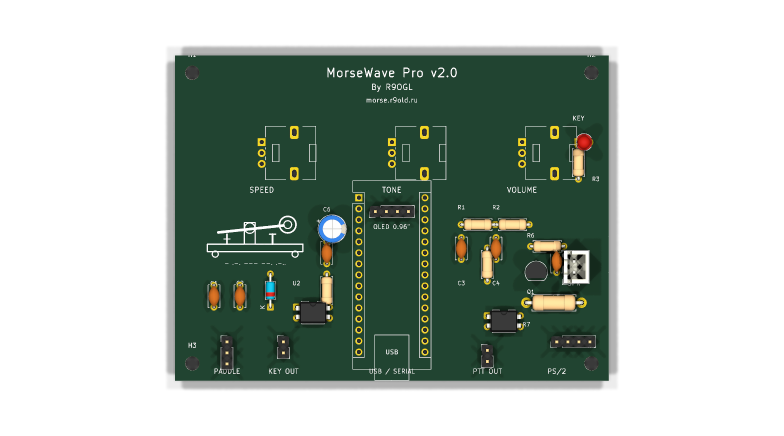
#> input picture hardware/MorseWave_Pro/MorseWave_Pro_3D.png, 1568 x 872 px, found by its file name (shown at 1/2 size); its folder holds only this picture in this run
$ python create_3d_pdf.py
#> lines starting #> are read from the running program, lines starting #| are printed output that depends on the picture
"""
Compiles 3D render views into a high-resolution, multi-page presentation PDF:
hardware/MorseWave_Pro/MorseWave_Pro_3D_Views.pdf
"""
import os
from PIL import Image, ImageDraw, ImageFont

BASE_DIR = r"e:\dev\morse-trainer\hardware\MorseWave_Pro"
PDF_PATH = os.path.join(BASE_DIR, "MorseWave_Pro_3D_Views.pdf")

# Page dimensions (A4 Landscape at 150 DPI: 1754 x 1240 px)
PAGE_W = 1754
PAGE_H = 1240

def get_font(size, bold=False):
    font_file = "arialbd.ttf" if bold else "arial.ttf"
    font_path = os.path.join(r"C:\Windows\Fonts", font_file)
    try:
        return ImageFont.truetype(font_path, size)
    except:
        return ImageFont.load_default()

def create_page(img_filename, title, subtitle, caption):
#> called with img_filename = 'MorseWave_Pro_3D.png'
    page = Image.new("RGB", (PAGE_W, PAGE_H), color=(20, 24, 28))
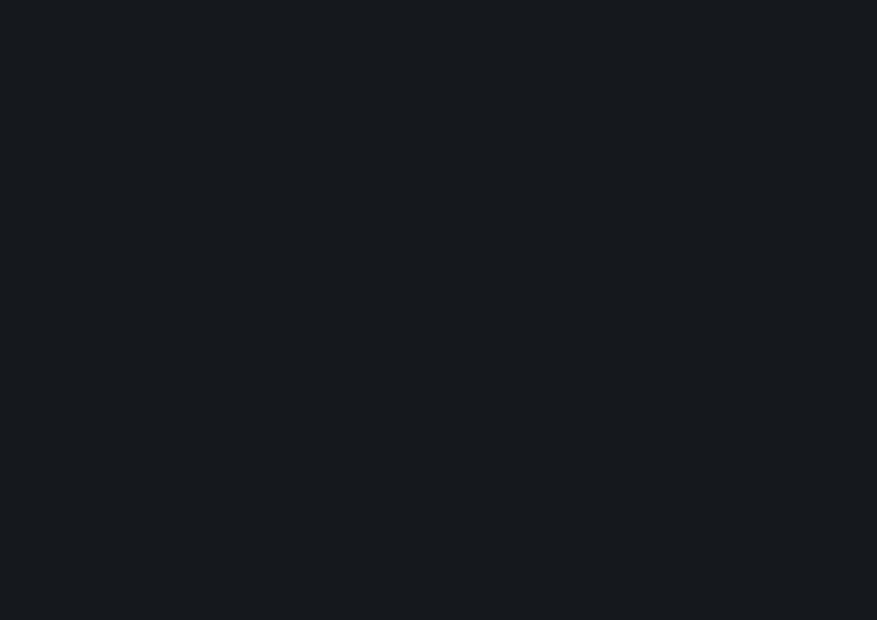
#> page: PIL image 1754x1240 RGB (shown at 1/2 size); mean R, G, B 20, 24, 28
    draw = ImageDraw.Draw(page)

    # Top Header Banner
    draw.rectangle([(0, 0), (PAGE_W, 110)], fill=(14, 17, 22))
    draw.line([(0, 110), (PAGE_W, 110)], fill=(45, 55, 70), width=2)

    # Title & Subtitle
    font_title = get_font(32, bold=True)
    font_sub = get_font(18, bold=False)
    draw.text((45, 22), title, fill=(240, 245, 255), font=font_title)
    draw.text((45, 68), subtitle, fill=(130, 165, 215), font=font_sub)

    # Load and scale render image
    img_path = os.path.join(BASE_DIR, img_filename)
    if os.path.exists(img_path):
        render_img = Image.open(img_path)
#> render_img is the input picture: PIL image 1568x872 RGBA; mean R, G, B, A 19.5, 31.2, 22.7, 107.9
        target_w = 1664
        target_h = 936
        render_img = render_img.resize((target_w, target_h), Image.Resampling.LANCZOS)
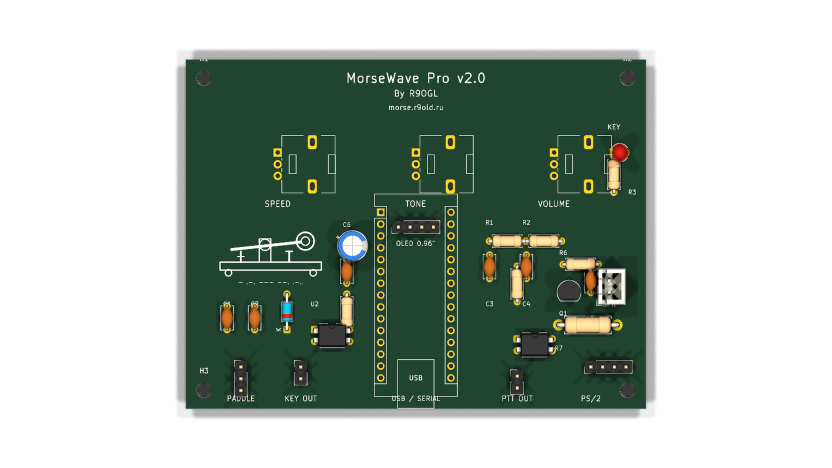
#> render_img: PIL image 1664x936 RGBA (shown at 1/2 size); mean R, G, B, A 19.5, 31.2, 22.8, 107.8; transparent parts drawn white
        px = (PAGE_W - target_w) // 2
        py = 135
        page.paste(render_img, (px, py))
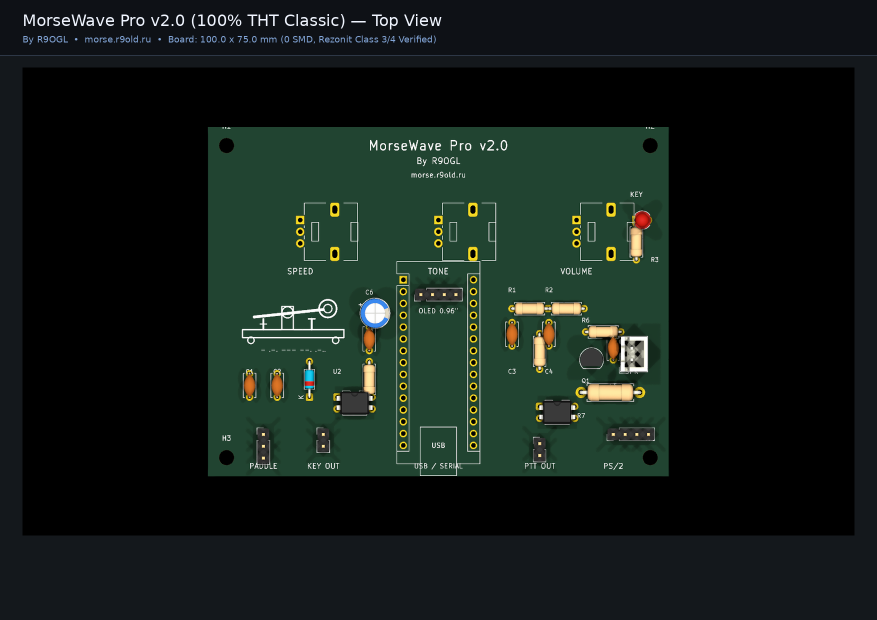
#> page: PIL image 1754x1240 RGB (shown at 1/2 size); mean R, G, B 19.9, 29.4, 24.6
        draw.rectangle([(px, py), (px + target_w, py + target_h)], outline=(45, 55, 70), width=1)

    # Bottom Footer Banner with Caption
    draw.rectangle([(0, 1150), (PAGE_W, PAGE_H)], fill=(14, 17, 22))
    draw.line([(0, 1150), (PAGE_W, 1150)], fill=(45, 55, 70), width=2)
    font_cap = get_font(17, bold=False)
    draw.text((45, 1175), caption, fill=(195, 205, 220), font=font_cap)

    return page

pages = []

# Page 1: Top View
p1 = create_page(
    "MorseWave_Pro_3D.png",
    "MorseWave Pro v2.0 (100% THT Classic) — Top View",
    "By R9OGL  •  morse.r9old.ru  •  Board: 100.0 x 75.0 mm (0 SMD, Rezonit Class 3/4 Verified)",
    "Top View: Emerald green soldermask, callsign 'DE R9OGL' in Morse code, 3-pin headers for pots, dual Red (D1) / Green (D3) LEDs, 2-pin SPK header."
)
pages.append(p1)

# Page 2: Front-Isometric View
p2 = create_page(
    "MorseWave_Pro_3D_Isometric.png",
    "MorseWave Pro v2.0 — Isometric 3D View",
    "Studio Raytraced Lighting  •  OLED 0.96\" I2C  •  Zero DRC Violations  •  Zero Unconnected Nets",
    "Isometric View: Professional layout with generous component spacing, robust 2.54mm THT pads, optoisolated Key & PTT, and 2-pin speaker header."
)
pages.append(p2)

# Page 3: Rear Ground Plane View
p3 = create_page(
    "MorseWave_Pro_3D_Rear.png",
    "MorseWave Pro v2.0 — Ground Plane (B.Cu) 3D View",
    "Solid Continuous Copper Ground Pour  •  Thermal Reliefs  •  Superior RF Shielding",
    "Rear View: Over 95% continuous B.Cu ground plane shielding the sensitive analog audio filter from digital clock noise."
)
pages.append(p3)

pages[0].save(PDF_PATH, save_all=True, append_images=pages[1:], resolution=150.0)
print(f"Generated multi-page 3D views PDF: {PDF_PATH}")
